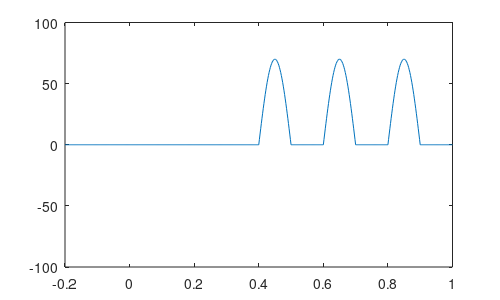
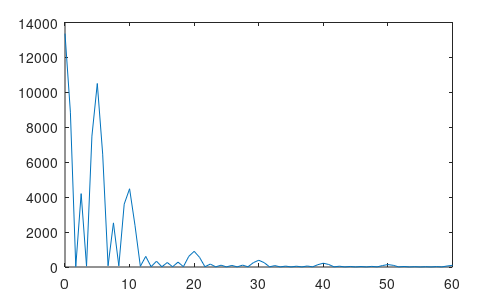

MATLAB code to generate these figures, in order:
% inizializzo alcune variabili
clear 

close all

srate = 500;
 
% list so5me frequencies
frex = [ 5 ];

% list some random amplitudes... make sure there are 
% the same number of amplitudes as there are frequencies!
amplit = [ 70 ];


jitter_factor= 3

phases = 2*pi*jitter_factor;

% define time...
time=-0.2:1/srate:1;

 % per simulare del segnale transiente decido la in cui sar? effettivamente
 % presente del segnale. Specifico inizio e fine della finestra (solo due
 % numeri).
 Effectwin=[0.4 0.9]
 
 % aggiungo noise alle waveform create
 noise_level=0
 
 % per plottare (o meno) i singoli trials
 plot_single_trials=0;

 
% custom ylim 
 myylim=[-10 10]


% Creo una matrice con tre sine waves, con tutti i parametri uguali, tranne
% la fase che ? definita dal vettore phases (vedi sopra).


sine_waves = amplit * sin(2*pi*frex.*time + phases);

timepoints_edges=dsearchn( time', Effectwin');
timepoints=timepoints_edges(1):timepoints_edges(2);
 
% Creo delle sine waves in cui setto a zero alcune parti, replicando le
% sine waves originali
sine_waves_eff=sine_waves;

% simula dei blink (mettendo 0 invece puoi vedere l'effetto di fft su
% segnale.
if 1
sine_waves_eff(: , setdiff(1:length(sine_waves_eff), timepoints))=0;

% per evitare discontinuit? metto anche a 0 eventuali valori negativi
sine_waves_eff(sine_waves_eff<0) = 0;
end

%aggiungo noise
% commenta le due righe seguenti per togliere il noise
sine_waves_eff=sine_waves_eff+rand(size(sine_waves_eff)).*noise_level; 
 

figure 
plot(time, sine_waves_eff)
set(gca, 'ylim', [-100, 100])
%title('Error','fontweight','normal');
set(gcf,'PaperUnits','inches','PaperPosition',[0 0 5 3])
print(['../Figures/s_03_blink'], '-djpeg', '-r300');

figure
% compute FFT
sig_fft=fft(sine_waves_eff);
hz = linspace(0,srate/2,floor(length(time)/2)+1);
plot(hz,abs(sig_fft(1:length(hz))*2))
set(gca, 'xlim', [0, 60])


%title('Error','fontweight','normal');
set(gcf,'PaperUnits','inches','PaperPosition',[0 0 5 3])
print(['../Figures/s_03_FFT_blink'], '-djpeg', '-r300');










